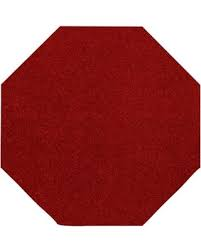
#> input picture TSR/preprocessing/red_octagon.jpeg, 201 x 251 px
$ python traffic_sign_detec_recog_0.py   (older library calls are emulated)
#> lines starting #> are read from the running program, lines starting #| are printed output that depends on the picture; after the words box and inside, x2 and y2 are one past the last pixel; in counts of white or black regions, pixels touching at a corner belong together
import cv2
import matplotlib.pyplot as plt
import numpy as np
import scipy.misc
from PIL import Image, ImageDraw, ImageFont


# [105 lines left out: functions video_to_frames, frames_to_video, load_prep_img, get_red_mask, get_other_colors_mask, dilate_erode and 3 more, not called in this run]


def load_template(template_path):
#> called with template_path = 'red_octagon.jpeg'
    template = cv2.imread(template_path)
#> template is the input picture: shape (251, 201, 3); mean B, G, R 96.1, 96.7, 168.8
    blurred_template = cv2.bilateralFilter(template, 9, 75, 75)
    gray_scale_template = cv2.cvtColor(blurred_template, cv2.COLOR_BGR2GRAY)
    ret, thresh2 = cv2.threshold(gray_scale_template, 127, 255, 0)
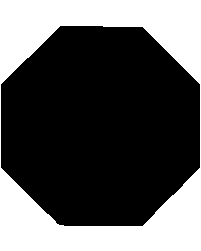
#> thresh2: shape (251, 201); 34.8% white; 1 white region
    _, template_contours, _ = cv2.findContours(thresh2, cv2.RETR_TREE, cv2.CHAIN_APPROX_NONE)
#> template_contours = 2 contours; box (x1, y1, x2, y2) and area: (0, 0, 201, 251) 50000, (0, 25, 201, 227) 33178
    template_cnt = template_contours[0]
#> template_cnt = contour of 900 points, box (x1, y1, x2, y2) (0, 0, 201, 251), area 50000
    return gray_scale_template, template_cnt


def shape_compare(contours, template_cnt):
    similarity_level = cv2.matchShapes(contours, template_cnt, 1, 0.0)
    return similarity_level


# [123 lines left out: functions draw_box, draw_box_text, crop_and_hist, crop_possible_signs, text_box_on_img, not called in this run]


# Load in the Octagon template and get its contours for red canvas
octagon_template_loc = 'red_octagon.jpeg'
gray_octagon_template, octagon_template_cnt = load_template(octagon_template_loc)
#> octagon_template_cnt has the same summary as template_cnt in load_template
# plt.imshow(gray_octagon_template,cmap='gray')
# plt.show()

# Load in the triangle template and get its contours for red canvas
triangle_template_loc = 'triangle.png'
gray_triangle_template, triangle_template_cnt = load_template(triangle_template_loc)
#> call 2 of load_template, with template_path = 'triangle.png'
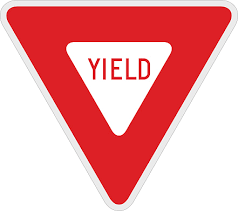
#> input picture TSR/preprocessing/triangle.png, 238 x 211 px
#> in load_template, template is the input picture: shape (211, 238, 3); mean B, G, R 168.4, 166.2, 239.7
#> in load_template (call 2), `gray_scale_template = cv2.cvtColor(blurred_template, cv2.COLOR_BGR2GRAY)`:
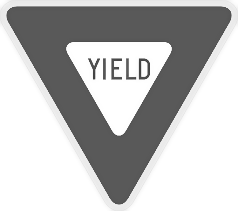
#> gray_scale_template: shape (211, 238); min 65, max 255, mean 188.5
#> in load_template (call 2), `ret, thresh2 = cv2.threshold(gray_scale_template, 127, 255, 0)`:
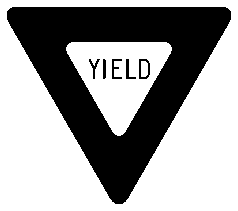
#> thresh2: shape (211, 238); 61.9% white; 6 black regions
#> in load_template (call 2), `_, template_contours, _ = cv2.findContours(thresh2, cv2.RETR_TREE, cv2..`: template_contours = 9 contours; largest, box (x1, y1, x2, y2) and area: (0, 0, 238, 211) 49770, (6, 6, 232, 205) 24843, (66, 42, 172, 136) 5633, (138, 58, 151, 80) 233, (111, 58, 123, 80) 122
#> in load_template (call 2), `template_cnt = template_contours[0]`: template_cnt = contour of 894 points, box (x1, y1, x2, y2) (0, 0, 238, 211), area 49770
#> triangle_template_cnt has the same summary as template_cnt in load_template
# plt.imshow(gray_triangle_template,cmap='gray')
# plt.show()

# Load in the Rectagule template and get its contours for white canvas
rectangle_template_loc = 'rectangle.png'
gray_rectangle_template, rectangle_template_cnt = load_template(rectangle_template_loc)
#> call 3 of load_template, with template_path = 'rectangle.png'
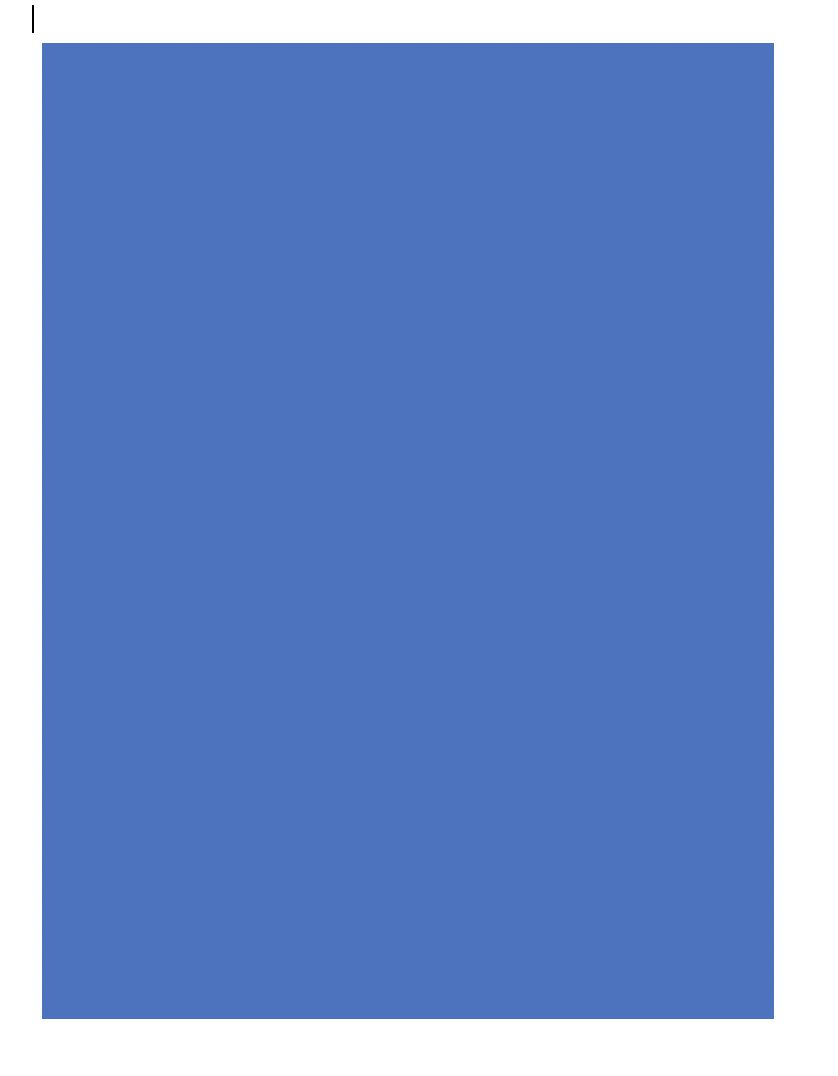
#> input picture TSR/preprocessing/rectangle.png, 838 x 1076 px
#> in load_template, template is the input picture: shape (1076, 838, 3); mean B, G, R 203.4, 144, 113.9
#> in load_template (call 3), `gray_scale_template = cv2.cvtColor(blurred_template, cv2.COLOR_BGR2GRAY)`:
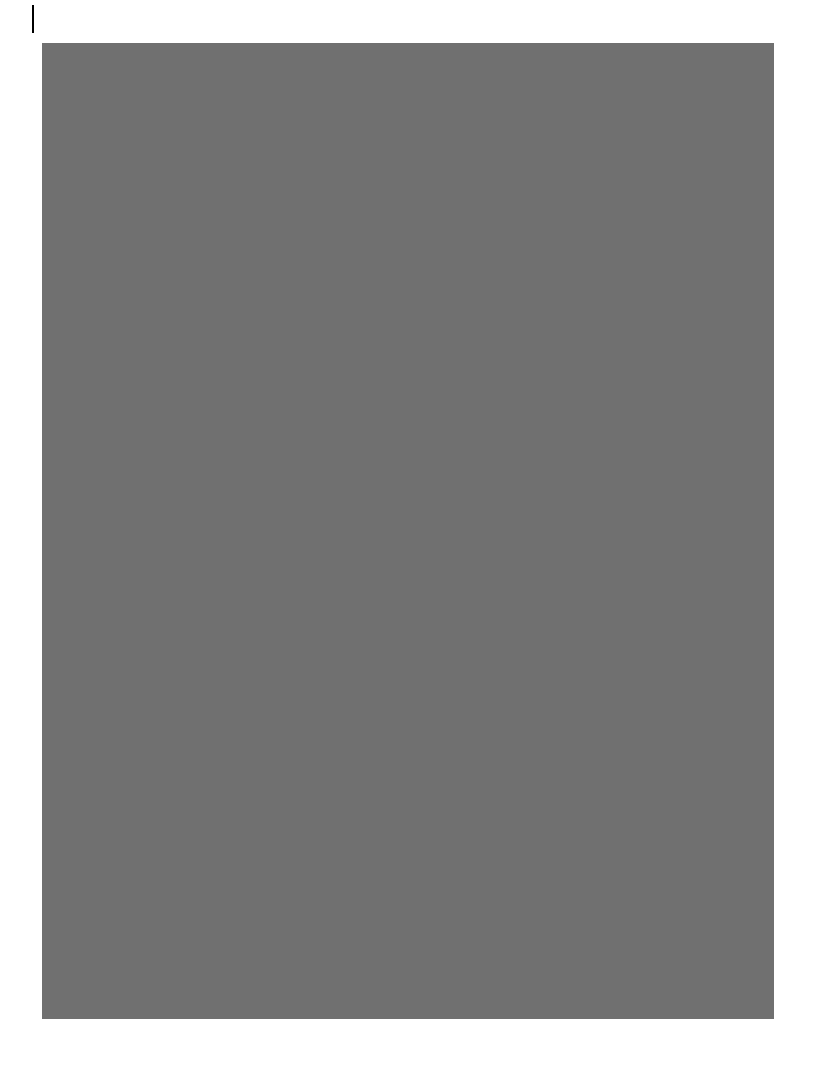
#> gray_scale_template: shape (1076, 838); min 0, max 255, mean 141.7
#> in load_template (call 3), `ret, thresh2 = cv2.threshold(gray_scale_template, 127, 255, 0)`:
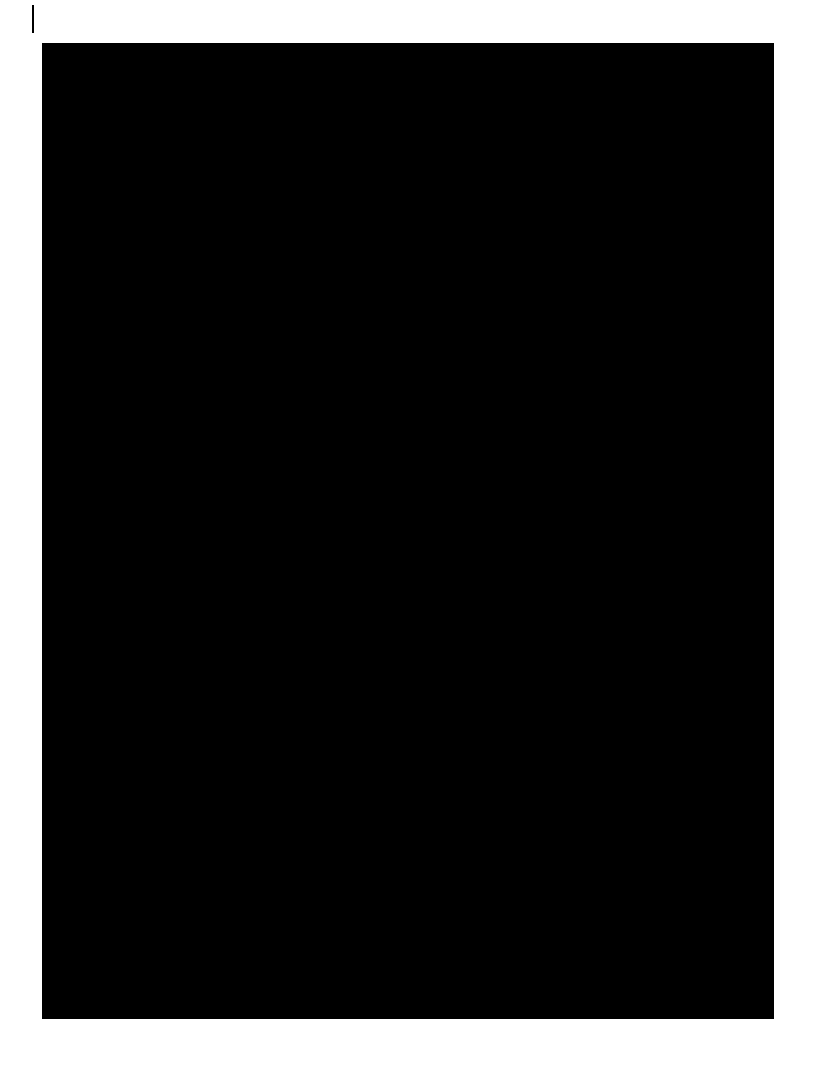
#> thresh2: shape (1076, 838); 20.8% white; 1 white region
#> in load_template (call 3), `_, template_contours, _ = cv2.findContours(thresh2, cv2.RETR_TREE, cv2..`: template_contours = 3 contours; box (x1, y1, x2, y2) and area: (0, 0, 838, 1076) 899775, (41, 42, 775, 1020) 716139, (31, 4, 35, 34) 85
#> in load_template (call 3), `template_cnt = template_contours[0]`: template_cnt = contour of 3824 points, box (x1, y1, x2, y2) (0, 0, 838, 1076), area 899775
#> rectangle_template_cnt has the same summary as template_cnt in load_template
# plt.imshow(gray_rectangle_template,cmap='gray')
# plt.show()

# Load in the Dimond shape template and get its contours for yellow canvas
dimond_shape_template_loc = 'dimond_shape.jpeg'
gray_dimond_shape_template, dimond_shape_template_cnt = load_template(dimond_shape_template_loc)
#> (the run stopped early here; a loop or call above may not have finished)
